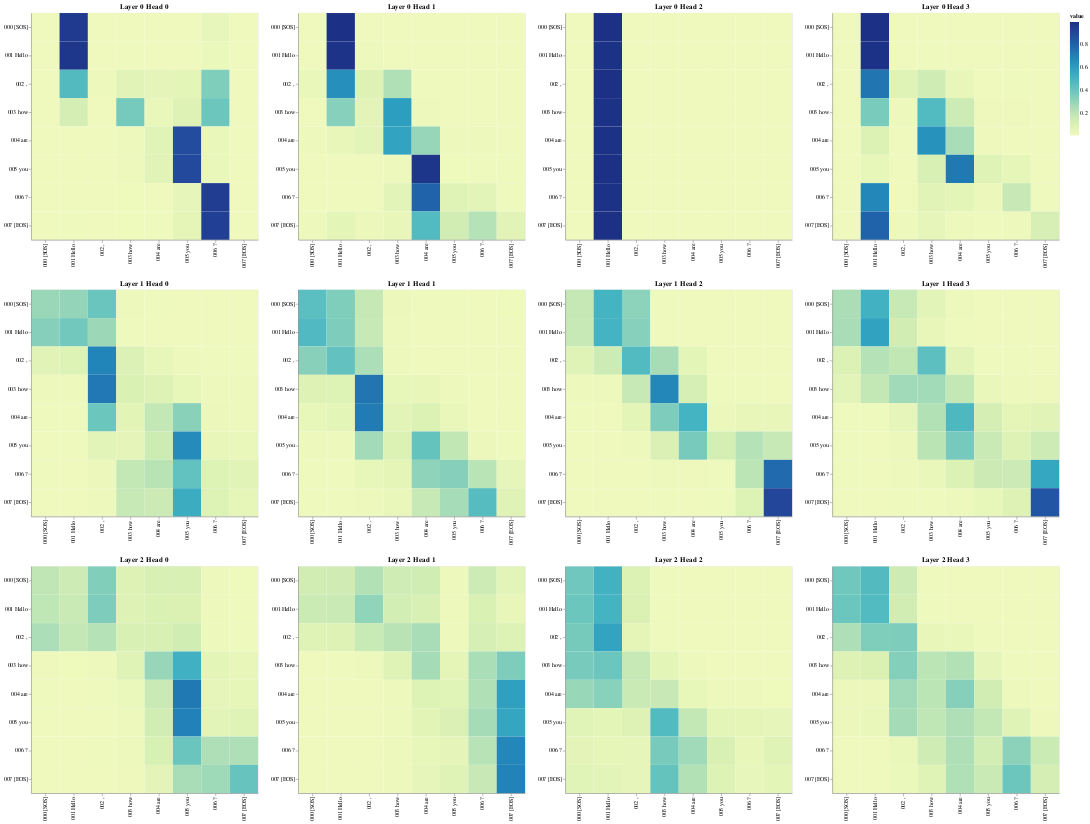
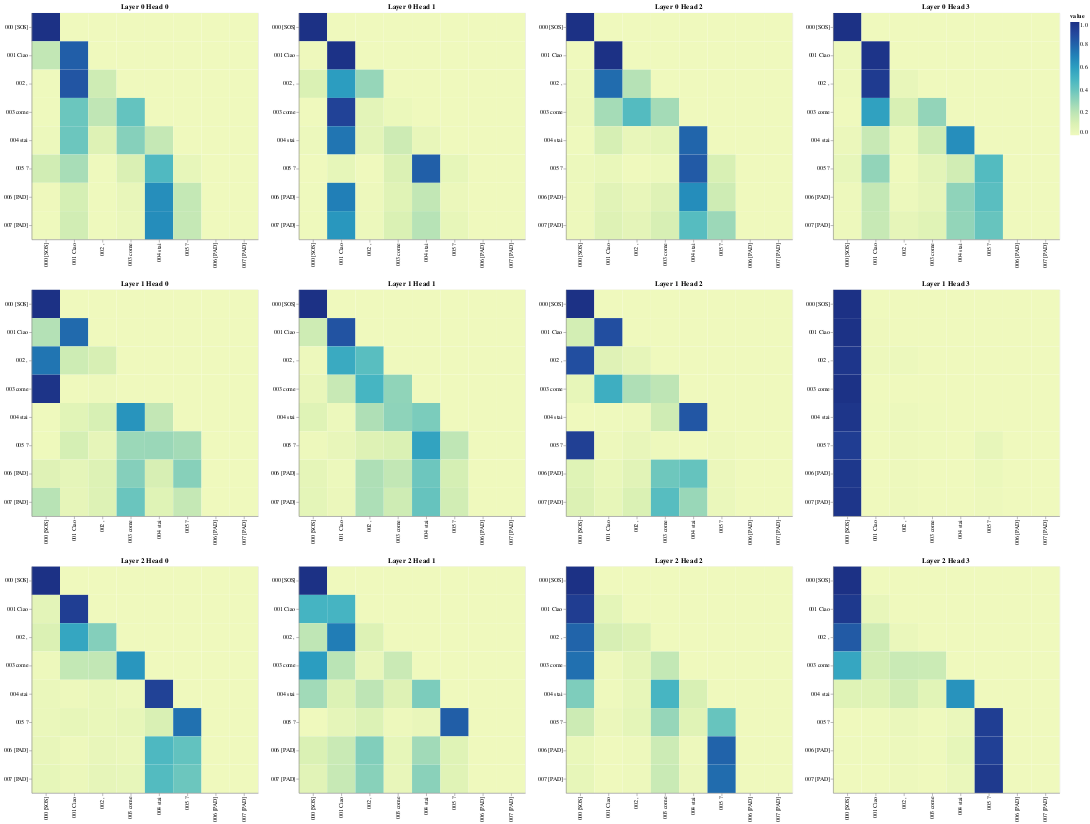
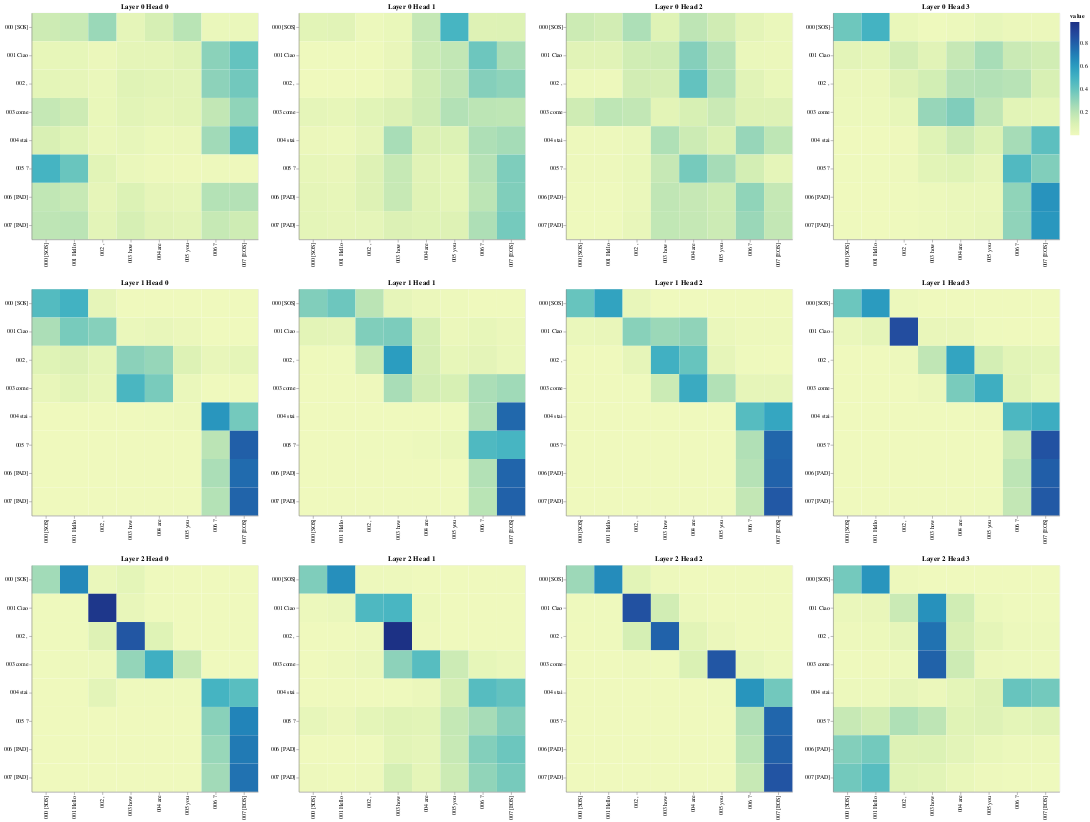

Notebook code for these charts, in order:
### Code cell
def get_all_attention_maps(attn_type: str, layers: list, heads: list, row_tokens: list, col_tokens, max_sentence_len: int):
    """Create and display attention maps for multiple layers and heads."""
    charts = []
    for layer in layers:
        rowCharts = []
        for head in heads:
            rowCharts.append(attn_map(attn_type, layer, head, row_tokens, col_tokens, max_sentence_len))
        charts.append(alt.hconcat(*rowCharts))
    return alt.vconcat(*charts)

# Create sample and visualize
try:
    batch, encoder_input_tokens, decoder_input_tokens = create_sample_batch()
    print(f'Source: {batch["src_text"]}')
    print(f'Target: {batch["tgt_text"]}')
    
    # Find useful sentence length (excluding padding)
    sentence_len = encoder_input_tokens.index("[PAD]") if "[PAD]" in encoder_input_tokens else len(encoder_input_tokens)
    print(f"Sentence length: {sentence_len}")
    
    # Define which layers and heads to visualize
    layers = [0, 1, 2]  # Adjust based on your model
    heads = [0, 1, 2, 3]  # Using fewer heads for clearer display
    max_display_len = min(20, sentence_len)  # Limit display length
    
    # Visualize Encoder Self-Attention
    print("Generating Encoder Self-Attention Visualization...")
    encoder_attn = get_all_attention_maps("encoder", layers, heads, encoder_input_tokens, encoder_input_tokens, max_display_len)
    display(encoder_attn)
    
    # Visualize Decoder Self-Attention
    print("Generating Decoder Self-Attention Visualization...")
    decoder_attn = get_all_attention_maps("decoder", layers, heads, decoder_input_tokens, decoder_input_tokens, max_display_len)
    display(decoder_attn)
    
    # Visualize Encoder-Decoder Cross-Attention
    print("Generating Encoder-Decoder Cross-Attention Visualization...")
    cross_attn = get_all_attention_maps("encoder-decoder", layers, heads, decoder_input_tokens, encoder_input_tokens, max_display_len)
    display(cross_attn)
    
except Exception as e:
    print(f"Error during visualization: {e}")
